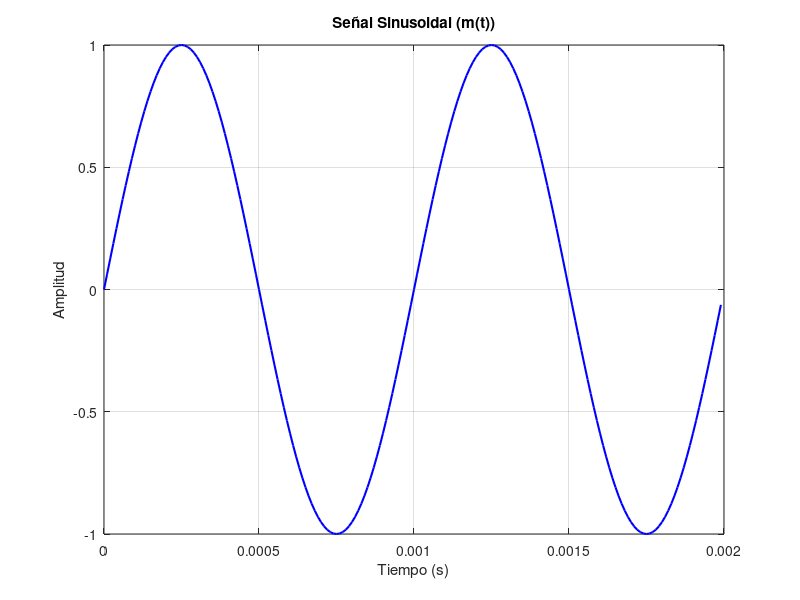

Reproduce this figure in MATLAB.
clc;
close all;
clear all;

% Parámetros de configuración
fm = 100000; % Frecuencia de muestreo de la señal original (Hz)
tm = 1/fm;   % Periodo de muestreo
ls = 200;    % Largo de la señal en muestras
f_c = 1000;  % Frecuencia de la señal sinusoidal (Hz)

% Vector de tiempo
t = (0:ls-1) * tm;

% Generación de la señal sinusoidal
m_t = sin(2 * pi * f_c * t);

% Gráfico de la señal sinusoidal
figure;
plot(t, m_t, 'b', 'LineWidth', 1.5);
xlabel('Tiempo (s)');
ylabel('Amplitud');
title('Señal Sinusoidal (m(t))');
grid on;
hold on;
